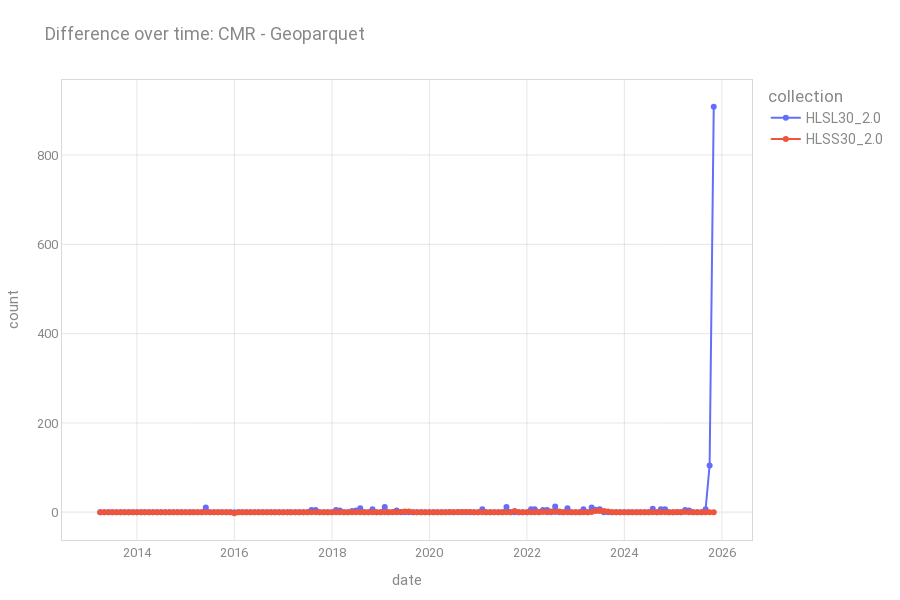

Notebook code cell kept with this figure:
### Code cell
fig = px.line(
    plot_df[plot_df["source"] == "difference"],
    x="date",
    y="count",
    color="collection",
    markers=True,
    title="Difference over time: CMR - Geoparquet",
    template="plotly_white",
)

fig = configure_plotly_theme(fig, height=600)
fig.show()

### Figure 1 — Plotly figure (JSON) as saved in the notebook; plotly's stock layout.template omitted (floating-point values rounded to 4 significant figures; data arrays with more than 128 entries replaced by an {"elided": "..."} marker saying what was removed)
{"data": [{"hovertemplate": "collection=HLSL30_2.0<br>date=%{x}<br>count=%{y}<extra></extra>", "legendgroup": "HLSL30_2.0", "line": {"color": "#636efa", "dash": "solid"}, "marker": {"symbol": "circle"}, "mode": "lines+markers", "name": "HLSL30_2.0", "orientation": "v", "showlegend": true, "type": "scatter", "x": {"elided": "152 str values"}, "xaxis": "x", "y": {"elided": "152 int values"}, "yaxis": "y"}, {"hovertemplate": "collection=HLSS30_2.0<br>date=%{x}<br>count=%{y}<extra></extra>", "legendgroup": "HLSS30_2.0", "line": {"color": "#EF553B", "dash": "solid"}, "marker": {"symbol": "circle"}, "mode": "lines+markers", "name": "HLSS30_2.0", "orientation": "v", "showlegend": true, "type": "scatter", "x": {"elided": "152 str values"}, "xaxis": "x", "y": {"elided": "152 int values"}, "yaxis": "y"}], "layout": {"autosize": true, "font": {"color": "#888888", "family": "Roboto, sans-serif", "size": 14}, "height": 600, "legend": {"font": {"size": 14}, "title": {"text": "collection"}, "tracegroupgap": 0}, "margin": {"b": 60, "l": 60, "r": 60, "t": 80}, "paper_bgcolor": "rgba(0,0,0,0)", "plot_bgcolor": "rgba(0,0,0,0)", "title": {"font": {"color": "#888888", "size": 18}, "text": "Difference over time: CMR - Geoparquet"}, "xaxis": {"anchor": "y", "domain": [0, 1], "gridcolor": "rgba(128,128,128,0.2)", "linecolor": "rgba(128,128,128,0.3)", "linewidth": 1, "mirror": true, "showline": true, "tickfont": {"size": 13}, "title": {"font": {"size": 15}, "text": "date"}}, "yaxis": {"anchor": "x", "domain": [0, 1], "gridcolor": "rgba(128,128,128,0.2)", "linecolor": "rgba(128,128,128,0.3)", "linewidth": 1, "mirror": true, "showline": true, "tickfont": {"size": 13}, "title": {"font": {"size": 15}, "text": "count"}}}}
